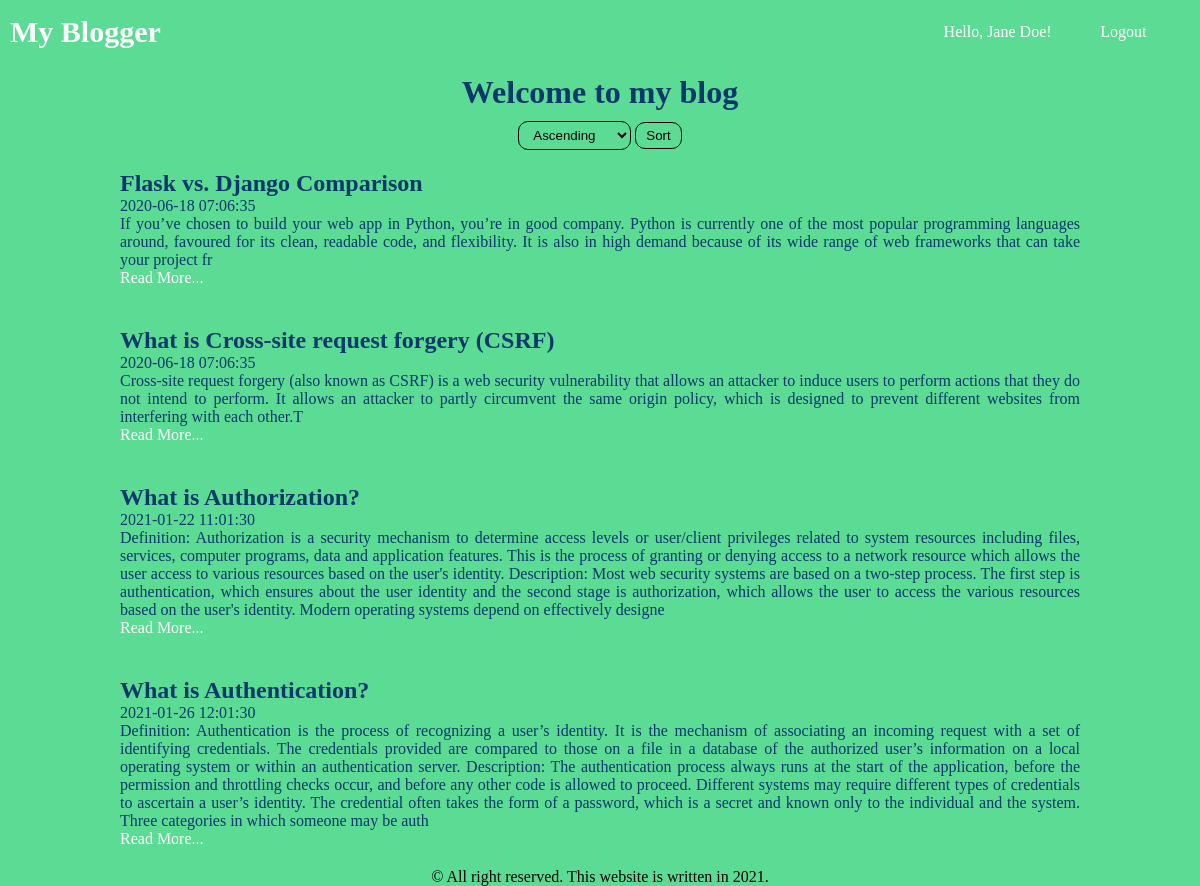
The page /index (signed in) on the database its author committed.
### app/models.py (models this page shows, shortened)
class User(UserMixin, db.Model):
    id = db.Column(db.Integer, primary_key=True)
    firstname = db.Column(db.String(64))
    lastname = db.Column(db.String(64))
    email = db.Column(db.String(120), index=True, unique=True)
    password_hash = db.Column(db.String(128))
    comments = db.relationship('Comment', backref='user', lazy='joined')

class Post(db.Model):
    id = db.Column(db.Integer, primary_key=True)
    title = db.Column(db.String(50))
    body = db.Column(db.String(140))
    timestamp = db.Column(db.TIMESTAMP, index=True, default=datetime.now)
    comments = db.relationship('Comment', backref='post', lazy='joined')

### app/routes.py (the view)
@app.route('/')
@app.route('/index', methods=['GET', 'POST'])
def index():
    sort_by = request.form.get('sort_by')
    posts = Post.query.order_by(Post.timestamp.asc()).all()
    if sort_by == 'descending':
        posts = Post.query.order_by(Post.timestamp.desc()).all()
    return render_template('index.html', title='Home Page', posts=posts)

### app/models.py (called while the page is built)
@login.user_loader
def load_user(id):
    return User.query.get(int(id))

### app/templates/index.html (shortened to what this page needs)
{% extends 'base.html' %}
{% block style %}
    <link rel="stylesheet" href="{{ url_for('static', filename='styles/index.css') }}">
{% endblock %}
{% block page_title %}
<h1>Welcome to my blog</h1>
{% endblock %}
{% block content %}
    <div class="filter">
        <form action="" method="post">
            <select name="sort_by" id="sort_by">
                <option value="ascending">Ascending</option>
            </select>
            <button type="submit">Sort</button>
        </form>
    </div>
    {% for post in posts %}
        <div class="post">
            <h2>{{ post.title }}</h2>
            <p>{{ post.timestamp.strftime('%Y-%m-%d %H:%m:%S') }}</p>
            <p>{{ post.body[:-1000] }}</p>
            <a href="posts/{{ post.id }}">Read More...</a>
        </div>
    {% endfor %}
{% endblock %}

### app/templates/base.html (shortened to what this page needs)
<!DOCTYPE html>
<html lang="en">
<head>
    <link rel="stylesheet" href="{{ url_for('static', filename='styles/base.css') }}">
    {% block style %}
    {% endblock %}
</head>
<body>
{% block navbar %}
    <div class="navbar">
        <ul class="navbar-brand">
            <li><a href="{{ url_for('index') }}">My Blogger</a></li>
        </ul>
        <ul class="navbar-nav right">
            {% if current_user.is_anonymous %}
                <li>Hello, Guest!</li>
                <li><a href="{{ url_for('login') }}">Sign in</a></li>
                <li><a href="{{ url_for('register') }}">Register</a></li>
            {% else %}
                <li>Hello, {{ current_user.firstname | capitalize }} {{ current_user.lastname | capitalize }}!</li>
                <li><a href="{{ url_for('logout') }}">Logout</a></li>
            {% endif %}
        </ul>
    </div>
{% endblock %}
<div class="container">
    {% block page_title %}
    {% endblock %}
    <div class="content">
        {% block content %}
        {% endblock %}
    </div>
    {% block footer %}
        <footer>
            &copy All right reserved. This website is written in 2021.
        </footer>
    {% endblock %}
</div>
</body>
</html>

### app/static/styles/base.css (style rules this page uses)
* { box-sizing: border-box; margin: 0; padding: 0; background-color: #5CDB95; }
html, body { height: 100%; }
h1 { text-align: center; margin-top: 10px; }
ul { list-style-type: none; }
.navbar { display: flex; flex-direction: row; justify-content: space-between; align-items: center; padding: 15px 5px; }
.navbar .navbar-nav { display: flex; flex-direction: row; justify-content: space-evenly; align-items: center; }
.navbar-brand li { margin-left: 5px; font-size: 30px; font-weight: bold; }
.navbar .navbar-nav.right { min-width: 300px; }
li, a { text-decoration: none; color: white; }
button, select, input[type="submit"] { padding: 5px 10px; border-radius: 10px; box-shadow: none; outline: none; cursor: pointer; border: 1px solid black; }
h1, h2, p { color: #05386B; }
.container { display: flex; flex-direction: column; align-items: center; justify-content: space-evenly; }

### app/static/styles/index.css (style rules this page uses)
.content { display: flex; flex-direction: column; justify-content: center; align-items: center; max-width: 1000px; margin: 0 auto; }
.post { margin: 20px; }
.post p { text-align: justify; }
.filter { margin-top: 10px; }

### rows shown on the page
User: firstname "Jane", lastname "Doe"
Post: title "Flask vs. Django Comparison", timestamp "2020-06-18 07:06:35", body "If you’ve chosen to build your web app in Python, you’re in good company. Python is currently one of the most popular programming languages around, favoured for its clean, readable code, and flexibility. It is also in high demand because of its wide range of web frameworks that can take your project fr"
Post: title "What is Cross-site request forgery (CSRF)", timestamp "2020-06-18 07:06:35", body "Cross-site request forgery (also known as CSRF) is a web security vulnerability that allows an attacker to induce users to perform actions that they do not intend to perform. It allows an attacker to partly circumvent the same origin policy, which is designed to prevent different websites from interfering with each other.T"
Post: title "What is Authorization?", timestamp "2021-01-22 11:01:30", body "Definition: Authorization is a security mechanism to determine access levels or user/client privileges related to system resources including files, services, computer programs, data and application features. This is the process of granting or denying access to a network resource which allows the user access to various resources based on the user's identity. Description: Most web security systems are based on a two-step process. The first step is authentication, which ensures about the user identity and the second stage is authorization, which allows the user to access the various resources based on the user's identity. Modern operating systems depend on effectively designe"
Post: title "What is Authentication?", timestamp "2021-01-26 12:01:30", body "Definition: Authentication is the process of recognizing a user’s identity. It is the mechanism of associating an incoming request with a set of identifying credentials. The credentials provided are compared to those on a file in a database of the authorized user’s information on a local operating system or within an authentication server. Description: The authentication process always runs at the start of the application, before the permission and throttling checks occur, and before any other code is allowed to proceed. Different systems may require different types of credentials to ascertain a user’s identity. The credential often takes the form of a password, which is a secret and known…"
